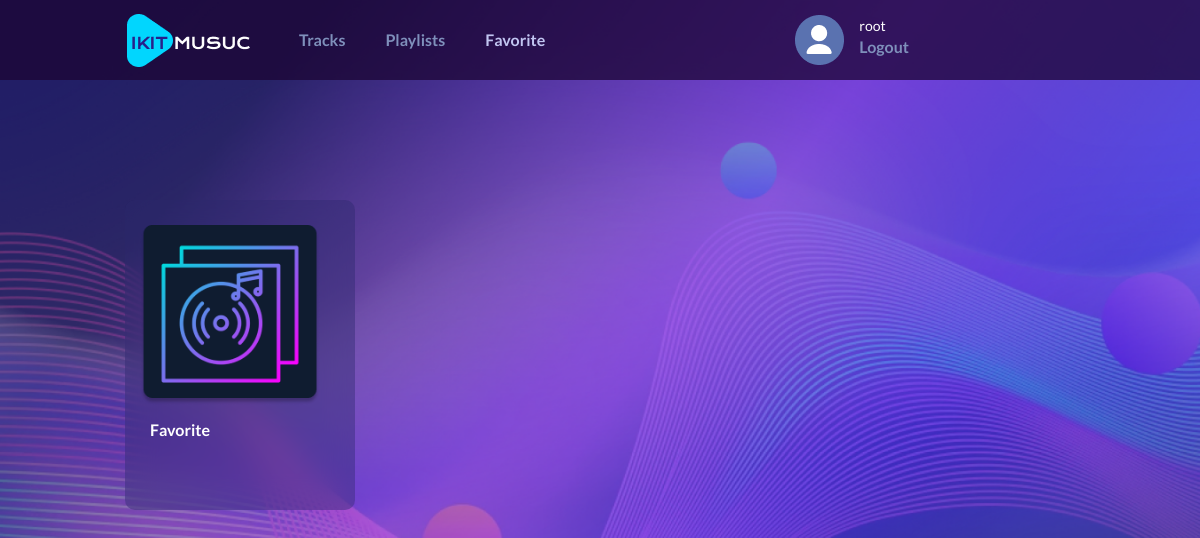
The app's page /playlist/18 (signed in) with its own data.
### users/models.py (models this page shows, shortened)
class User(models.Model):
    username = models.CharField(max_length=100, unique=True)
    email = models.EmailField(max_length=100, unique=True)
    password = models.CharField(max_length=500)

### music/models.py (models this page shows, shortened)
class Playlist(models.Model):
    owner = models.ForeignKey(User, on_delete=models.CASCADE)
    name = models.CharField(max_length=255, null=True)
    cover = models.ImageField(upload_to="photos/%Y/%m/%d/",
                              default="photos/2022/11/07/cover.png")
    description = models.CharField(max_length=500, null=True, blank=True)
    is_default = models.BooleanField(default=False)
    compositions = models.ManyToManyField(Composition,
                                          through='PlaylistsCompositions')

### music/views.py (the view)
# urls.py: path('playlist/<int:playlist_id>', show_playlist, name='playlist'),
def show_playlist(request, playlist_id):
    if 'user_id' not in request.session:
        return redirect('login')
    user = User.objects.get(id=request.session['user_id'])
    playlist = Playlist.objects.get(id=playlist_id)
    if playlist.owner != user:
        return HttpResponseForbidden(
            "You do not have permission to see this playlist.")
    compositions = PlaylistsCompositions.objects.filter(playlist=playlist)
    tracks_array = create_array(playlist, compositions)
    fix_order(playlist)
    context = {
        'playlist': playlist,
        'compositions': compositions,
        'tracks': tracks_array,
        'connect': None,
        'username': user.username,
    }
    return render(request, "music/playlist.html", context)

### music/functions.py (called while the page is built)
def fix_order(playlist):
    previous = 0
    for connect in PlaylistsCompositions.objects.filter(playlist=playlist):
        order = connect.order
        if order - previous != 1:
            connect.order = previous + 1
            connect.save()
        previous = order

def create_array(playlist, compositions):
    size = playlist.compositions.count()
    columns = size // 4
    if size % 4 > 0:
        columns += 1
    tracks_array = []
    for column in range(columns):
        tracks_array.append(compositions[column * 4:(column + 1) * 4])
    return tracks_array

### music/templates/music/playlist.html (shortened to what this page needs)
{% load static %}
<!DOCTYPE html>
<html lang="en">
<head>
    <link rel="stylesheet" href="{% static 'music/css/playlist.css' %}">
</head>
    <body>
        <div class="wrapper">
            <header class="header">
                <div class="header__container container">
                    <a href="{% url 'home' %}" class="header__logo">
                        <img src="{% static 'music/img/logo.png' %}" alt="IKIT music">
                    </a>
                    <nav class="header__menu menu">
                        <ul class="menu__list">
                            <li>
                                <a href="{% url 'tracks' %}" class="menu__link">Tracks</a>
                            </li>
                            <li>
                                <a href="{% url 'home' %}" class="menu__link">Playlists</a>
                            </li>
                            <li>
                                <a href="{% url 'favorite' %}" class="menu__link current__item">Favorite</a>
                            </li>
                        </ul>
                        <div class="header__info">
                            <div class="header__user">
                                <img src="{% static 'music/img/user.png' %}" alt="profile">
                            </div>
                            <div class="user__info">
                                <div class="user__name">{{ username }}</div>
                                <a href="{% url 'logout' %}" class="menu__link">Logout</a>
                            </div>
                        </div>
                    </nav>
                </div>
            </header>
            <main class="page">
                <section class="page__main-block main-block">
                    <div class="main-block__container container">
                        <div class="main-block__body">
                            <div class="playlist__container">
                                <div class="playlist__cover">
                                    <div class="playlist__image">
                                        <img src="{{ playlist.cover.url }}" alt="">
                                    </div>
                                    <div class="playlist__information">
                                        <div class="playlist__text">
                                            <div class="playlist__name">
                                                {{ playlist.name }}
                                            </div>
                                        </div>
                                    </div>
                                </div>
                            </div>
                        </div>
                    </div>
                </section>
            </main>
        </div>
    </body>
</html>

### music/static/music/css/playlist.css (style rules this page uses)
* { padding: 0; margin: 0; border: 0; }
*, *::before, *::after { box-sizing: border-box; -moz-box-sizing: border-box; -webkit-box-sizing: border-box; }
nav, footer, header, aside { display: block; }
html, body { min-height: 100vh; width: 100%; line-height: 1; font-size: 14px; -ms-text-size-adjust: 100%; -moz-text-size-adjust: 100%; -webkit-text-size-adjust: 100%; background: #FAFAFA; }
a, a:visited { text-decoration: none; }
ul li { list-style: none; }
img { vertical-align: top; }
body { height: 100%; line-height: 1; font-size: 14px; font-weight: 500; color: white; font-family: 'Lato', sans-serif; background: url("../img/background.png") no-repeat center center fixed; background-size: cover; }
.wrapper { min-height: 100%; overflow: hidden; display: flex; flex-direction: column; }
.container { max-width: 1046px; margin: 0 auto; padding: 0 15px; box-sizing: content-box; }
.main-block__container { max-width: 950px; }
.header { position: absolute; width: 100%; left: 0; top: 0; z-index: 50; background: rgba(28, 6, 52, 0.75); }
.header__container { display: flex; min-height: 80px; align-items: center; }
.header__logo { margin-left: 50px; }
.header__user { margin-left: 250px; justify-self: flex-end; }
.header__menu { margin-left: 40px; padding: 5px 0; display: flex; align-items: center; justify-content: space-between; }
.header__user { margin-right: 15px; }
.menu__list { display: flex; flex-wrap: wrap; }
.menu__list li { margin-right: 40px; }
.menu__list li:last-child { margin-right: 0; }
.header__info { display: flex; align-items: center; }
.menu__link { color: #7f90bb; font-weight: 600; line-height: calc(24 / 14 * 100%); font-size: 16px; transition: 0.3s linear; }
.current__item { color: rgb(193, 197, 241) }
.page { flex: 1 1 auto; }
.main-block { width: 100%; position: relative; }
.main-block__body { padding: 200px 0 191px 0; position: relative; z-index: 2; }
.playlist__container { display: flex; justify-items: space-between; align-items: center; }
.playlist__cover { margin-right: 40px; width: 236px; height: 310px; background: rgba(43, 42, 109, 0.4); backdrop-filter: blur(15px); border-radius: 10px; padding: 25px 15px; }
.playlist__image { margin-bottom: 15px; }
.playlist__image img { object-fit: cover; height: 180px; width: 180px; }
.playlist__information { margin: 0 10px; display: flex; align-items: end; justify-content: space-between; }
.playlist__name { font-weight: 700; font-size: 16px; line-height: 19px; margin-bottom: 10px; }

### records on screen
User: username "root"
Playlist: cover (picture), name "Favorite"
